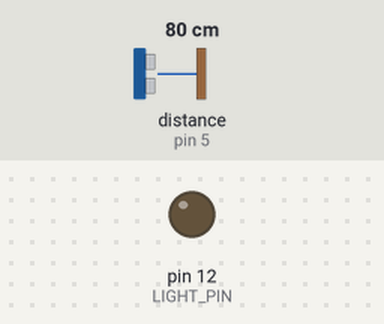
The sketch below on a simulated Arduino Uno, built with avr-gcc and run on an emulated ATmega328P. Parts: output pins drawn as LEDs (lit = HIGH). Wiring (inferred from the names in the program): ultrasonic range finder: trigger pin 6; echo pin 5. The inputs (shaded band) are chosen by the test bench; at power-on: distance to the obstacle (sensor on pin 5) 80 cm. The echo pulse lasts 58.3 µs per cm; pins used as bus, display or sensor lines are not drawn; what the sketch prints to the serial monitor is not drawn.

Above: at 1.2 s.
1.3 s: distance to the obstacle (sensor on pin 5) set to 29 cm
2.8 s: distance to the obstacle (sensor on pin 5) set to 22 cm
At 3.9 s:
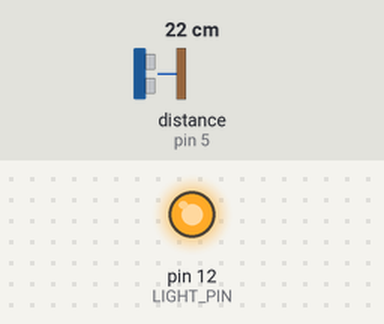
Timing chart, 0 to 12.3 s (numbered marks = the images above; inputs shaded):
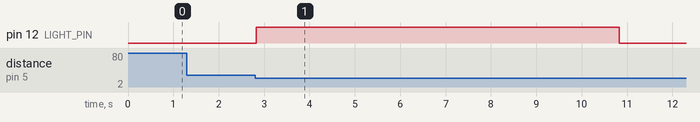

The sketch:

sketch.ino
```cpp
// ---------------------------------------------------------------- //
// Arduino Ultrasoninc Sensor HC-SR04 light control
// Based on Arduino Ultrasoninc Sensor HC-SR04
// Re-writed by Arbi Abdul Jabbaar
// Re-re-writed by Ignacio Lopez
// Using Arduino IDE 1.8.13
// Using HC-SR04 Module
// Tested on 22 November 2020
// ---------------------------------------------------------------- //

/* Pin definition*/
#define ECHO_PIN 5 // attach pin D2 Arduino to pin Echo of HC-SR04
#define TRIGGER_PIN 6 //attach pin D3 Arduino to pin Trig of HC-SR04
#define LIGHT_PIN 12

/* loop delays */
#define TRIGGER_DELAY_LOW 2
#define TRIGGER_DELAY_HIGH 10
#define LOOP_DELAY 50
#define LOOP_DELAY_CORRECTED LOOP_DELAY - TRIGGER_DELAY_LOW - TRIGGER_DELAY_HIGH


/* other constants*/
#define AUTO_OFF_SECONDS 10
#define AUTO_OFF_TICKS AUTO_OFF_SECONDS * (1000/LOOP_DELAY)

#define COOLDOWN_DELAY_SECONDS 0.250
#define COOLDOWN_TICKS COOLDOWN_DELAY_SECONDS * (1000/LOOP_DELAY) // get from delay, for now manual

#define SOUND_SPEED 0.034 / 2 // Speed of sound wave divided by 2 (go and back)

/* debug options */
#define DEBUG true

// defines global variables
int lightOn = LOW;
boolean enabled = false;

int cooldownCounter = 0;

long counter = 0;


void setSerial() {
    if (DEBUG)    {
        Serial.begin(9600);                               // // Serial Communication is starting with 9600 of baudrate speed
        Serial.println("Ultrasonic Sensor HC-SR04 Test"); // print some text in Serial Monitor
        Serial.println("with Arduino UNO R3");
    }
}

void printLogs(int distance){
    if (false)    {
        Serial.print("Distance: ");
        Serial.print(distance);
        Serial.println(" cm");
        Serial.print("light on:");
        Serial.println(lightOn);
        Serial.print("Counter:");
        Serial.println(counter);
        Serial.print("ticks: ");
        Serial.print(AUTO_OFF_TICKS);
    }
}


int calculateDistance(){
    long duration; // variable for the duration of sound wave travel

    // Clears the trigPin condition
    digitalWrite(TRIGGER_PIN, LOW);
    delayMicroseconds(TRIGGER_DELAY_LOW);
    // Sets the trigPin HIGH (ACTIVE) for 10 microseconds
    digitalWrite(TRIGGER_PIN, HIGH);
    delayMicroseconds(TRIGGER_DELAY_HIGH);
    digitalWrite(TRIGGER_PIN, LOW);
    // Reads the echoPin, returns the sound wave travel time in microseconds
    duration = pulseIn(ECHO_PIN, HIGH);
    return duration * SOUND_SPEED;     // Calculating the distance
}

boolean checkPresence(int distance){
  return distance < 25; // todo change this for the average to avoid fine tuning due the distances
}

/**
 * Return true when the ligh should be turn on
 * Returns false when it should be turned off
 */
boolean checkEnabled(boolean presence){
  if (enabled == false && presence == true) {
    enabled = true;
    cooldownCounter = 0;
    return true;
  } else if (enabled == true && presence == true) {
    cooldownCounter = 0;
  } else if (enabled == true && presence == false) {
    cooldownCounter = cooldownCounter + 1;
  }

  if (cooldownCounter >= COOLDOWN_TICKS) {
    enabled = false;
  }

  return false;
}

void handleLight(boolean change){
    if (change == true) {
      lightOn = lightOn ^ 1;
      digitalWrite(LIGHT_PIN, lightOn);
      // resets the number of iterations
      counter = 0;
   } else {
      counter = counter + 1;
   }

   if (lightOn == HIGH && counter > AUTO_OFF_TICKS) {
      lightOn = LOW;
      digitalWrite(LIGHT_PIN, lightOn);
   }

}


void setup(){
    pinMode(TRIGGER_PIN, OUTPUT);
    pinMode(ECHO_PIN, INPUT);
    pinMode(LIGHT_PIN, OUTPUT);

    setSerial();
}

void loop(){
    int distance = calculateDistance();
    boolean presence = checkPresence(distance);
    boolean enabled = checkEnabled(presence);
    handleLight(enabled);
    printLogs(distance);

    delay(LOOP_DELAY_CORRECTED);
}
```

Measured:
- the behaviour switches between 26 and 25 cm on distance to the obstacle (sensor on pin 5) (found by bisection; images 0 and 1)
- after the input at 1.3 s, every drawn part: stays the same
- after the input at 2.8 s, pin 12 (LIGHT_PIN): LOW → HIGH at once, → LOW 8.0 s later
